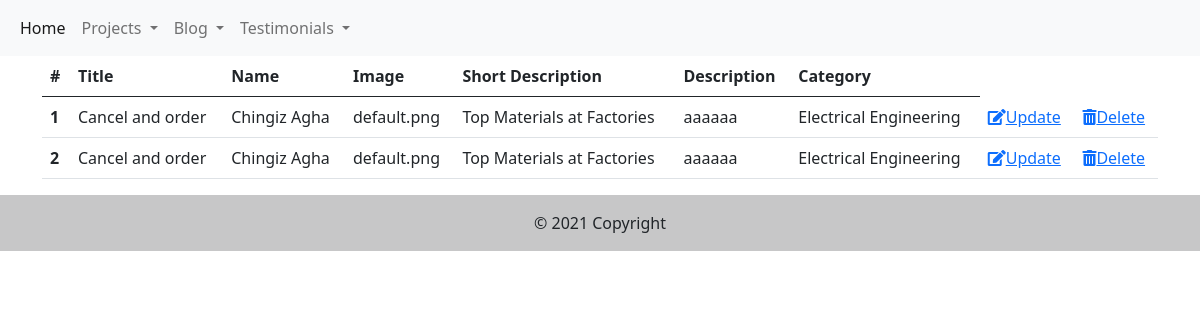
The page /admin/blog on the database its author committed.
### app.py (models this page shows, shortened)
class Blog(db.Model):
    id = db.Column(db.Integer, primary_key=True)
    title = db.Column(db.String(80), nullable=False)
    name = db.Column(db.String(20), nullable=False)
    image = db.Column(db.String(20), default='uploads/default.jpeg')
    short_desc = db.Column(db.String(100), nullable=False)
    desc = db.Column(db.Text, nullable=False)
    category = db.Column(db.Integer, db.ForeignKey('blogcategory.id'), nullable=False)

### app.py (the view)
@app.route('/admin/blog')
def blog_list():
    blogs = Blog.query.all()
    blog_category = BlogCategory.query.all()
    return render_template('admin/blog.html', blogs=blogs, blog_category=blog_category)

### templates/admin/blog.html (shortened to what this page needs)
{% extends 'admin/base.html' %}
{% block content %}
<div class="container">
    <div class="row ">
      <div class="col">
        <table class="table">
            <thead>
              <tr>
                <th scope="col">#</th>
                <th scope="col">Title</th>
                <th scope="col">Name</th>
                <th scope="col">Image</th>
                <th scope="col">Short Description</th>
                <th scope="col">Description</th>
                <th scope="col">Category</th>
              </tr>
            </thead>
            <tbody>
               {% for blog in blogs %}
              <tr>
                <th scope="row">{{blog.id}}</th>
                <td>{{blog.title}}</td>
                <td>{{blog.name}}</td>
                <td>{{blog.image}}</td>
                <td>{{blog.short_desc}}</td>
                <td>{{blog.desc}}</td>
                <td>{{blog.category}}</td>
                <td><a href="{{url_for('blog_update', id=blog.id)}}"><i class="fas fa-edit"></i>Update</a></td>
                <td><a href="{{url_for('blog_delete', id=blog.id)}}"  onclick="return confirm('Are You Sure To Delete ?')"><i class="fas fa-trash-alt"></i>Delete</a></td>             </tr>
              {% endfor %}
            </tbody>
          </table>
      </div>
    </div>
  </div>
{% endblock %}

### rows shown on the page
Blog: id "1", title "Cancel and order", name "Chingiz Agha", image "default.png", short_desc "Top Materials at Factories", desc "aaaaaa", category "Electrical Engineering"
Blog: id "2", title "Cancel and order", name "Chingiz Agha", image "default.png", short_desc "Top Materials at Factories", desc "aaaaaa", category "Electrical Engineering"
